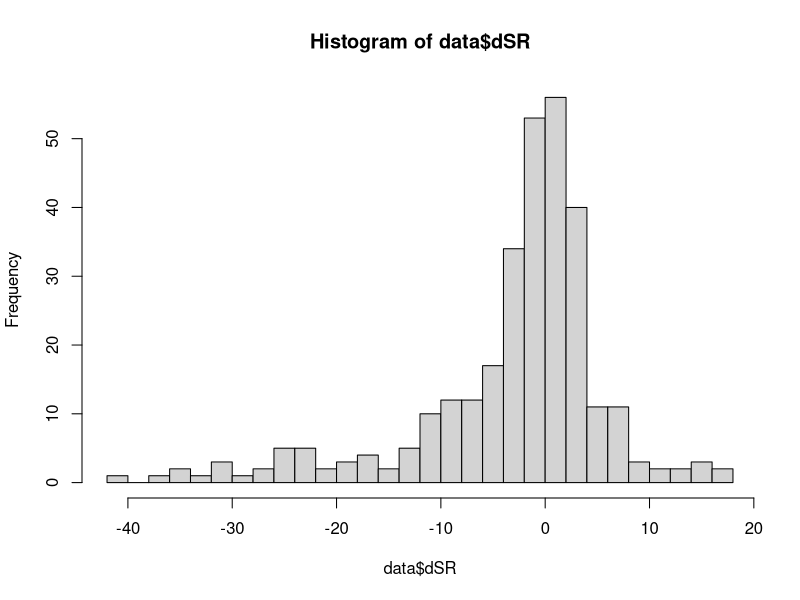
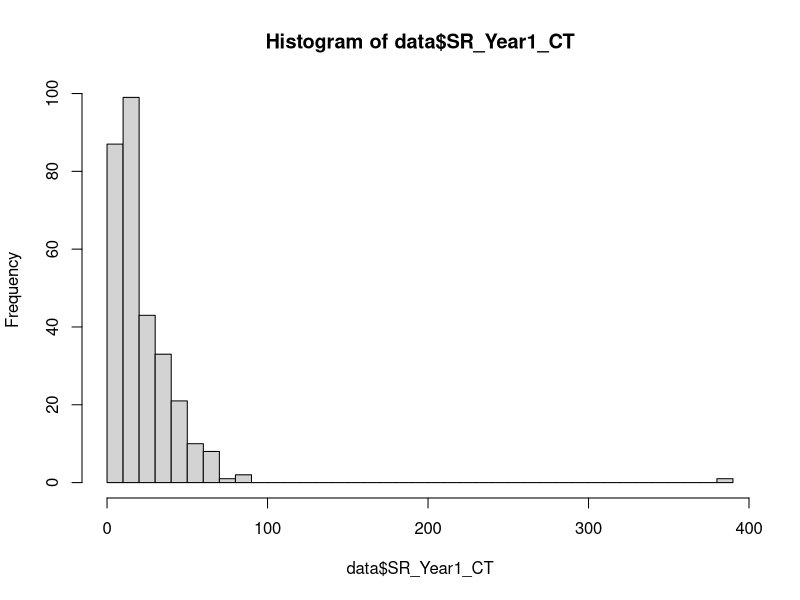
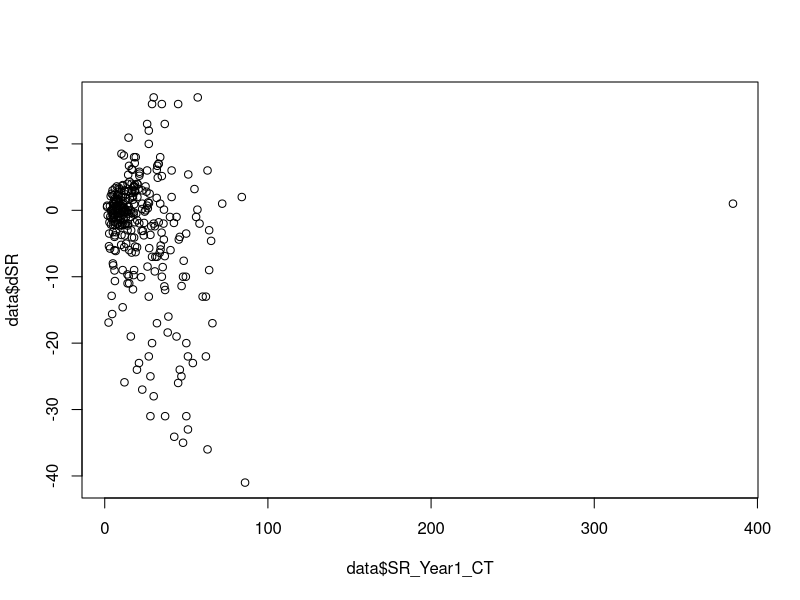
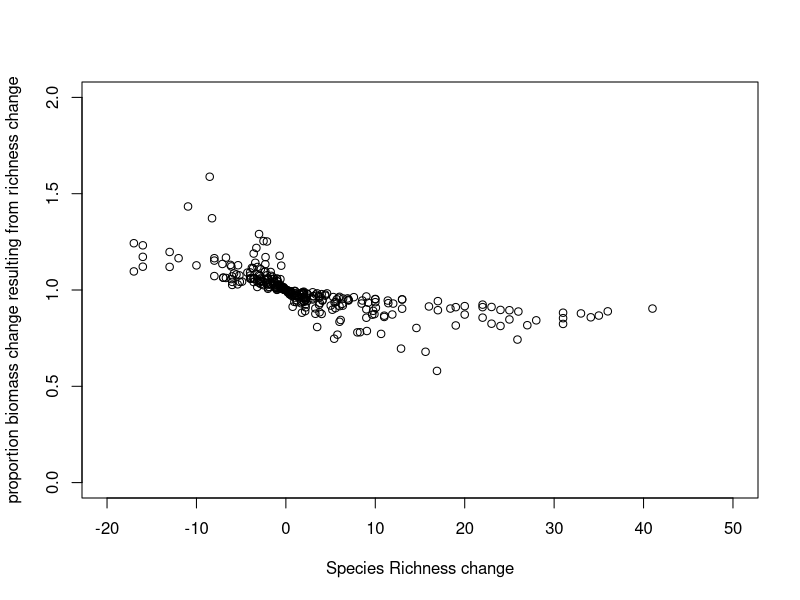
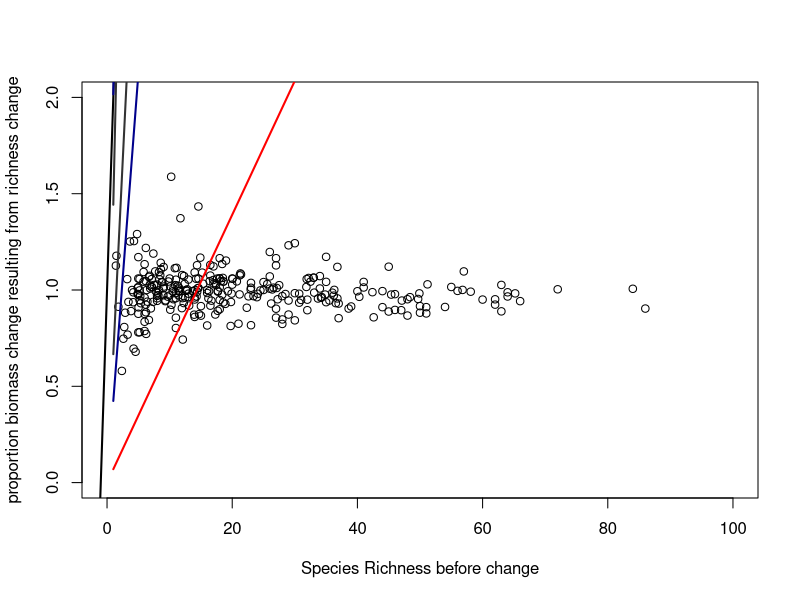
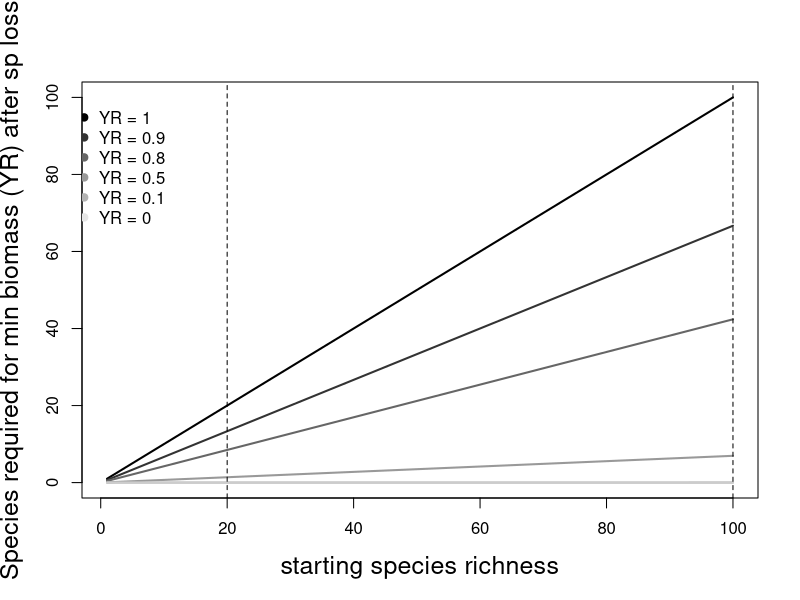
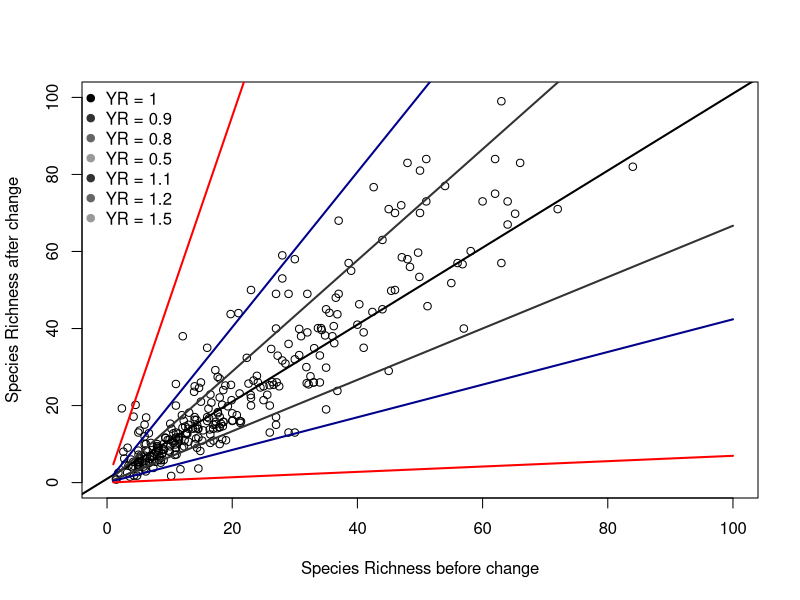
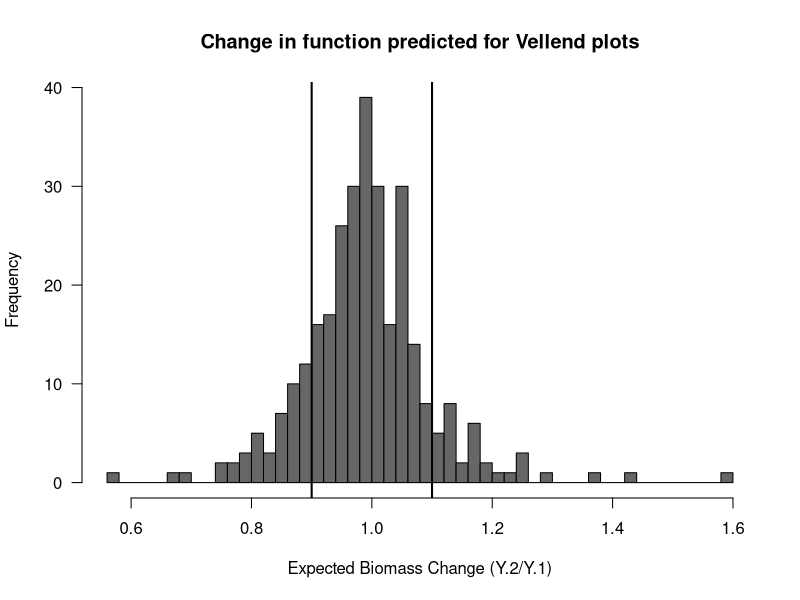

The R source for these figures, in order:
### estimating proportion of function remaining after species loss

## proportion remaining:

#Y.R <- 1 - (S.2^b)/(S.1^b)

# do some algebra, and: 

b <- 0.26 # scaling exponent
S.1 <- seq(1, 100, 1) #species richness before loss
#S.2 number of species lost
#Y.R proportion biomass remaining after species loss

S.2.func = function(Y, S.1) exp((1/b) * ( log(Y) + b*log(S.1) ))

### so what if we plot a histogram of expected biomass change due to change in diversity. This would be acheived by rearranging the S.2 function to solve for Y2, for change in richness and the starting richness. 
Y.func <- function(S.1, S.2) (S.2/S.1)^b  # Y.postloss / Y.preloss = proportion of biomass remaining


#how many species do you have to lose to lose 10% of function?
pdf(file = "figure RB.pdf", width = 6, height = 6)
plot(S.2.func(1, S.1) ~ S.1, xlim = c(1,100), ylim = c(0,100), pch = '', xlab = 'starting species richness', ylab = 'Species required for min biomass (YR) after sp loss', cex.lab = 1.5)
lines(S.2.func(1, S.1) ~ S.1, col=1, lwd = 2)
lines(S.2.func(0.9, S.1) ~ S.1, col='gray20', lwd = 2)
lines(S.2.func(0.8, S.1) ~ S.1, col='gray40', lwd = 2)
lines(S.2.func(0.5, S.1) ~ S.1, col='gray60', lwd = 2)
lines(S.2.func(0.1, S.1) ~ S.1, col='gray70', lwd = 2)
lines(S.2.func(0, S.1) ~ S.1, col='gray80', lwd = 2)
legend(-5, 100, c('YR = 1', 'YR = 0.9', 'YR = 0.8', 'YR = 0.5', 'YR = 0.1', 'YR = 0'), pch=19, col = c('black', 'gray20', 'gray40',  'gray60', 'gray70','gray90'), bty = 'n')
abline(v = 100, lty = 2, lwd = 1)
abline(v = 20, lty = 2, lwd = 1)
dev.off()

#ok, so with Y.R set at 0, we see a 1:1 line. meaning, to maintain 100% function you can lose no species. 
# Y.R = 0.05, you can have 80 species and acheive the 95% of the function of 100 specie.
# so, if Y.R = 0.5, we see that 50% function is acheived by something like 10 species; in other words, if you start with 100 species, you can lose 90 and maintain 50% of function. If you start with 40 species, you can end up with as few as 4 (or so) and still maintain 50% function. 
# if Y.R = 0.9, i.e., the post-loss community retains 10% of function, then you can lose 


### bring in vellend data

data=read.csv("./vellend.csv")
data$dSR <- data$SR_Year1_CT - data$SR_Year2_CT
hist(data$dSR, breaks = 40)
hist(data$SR_Year1_CT, breaks = 40)
plot(data$dSR ~ data$SR_Year1_CT)

pdf(file = "figure RB.pdf", width = 6, height = 6)
plot(data$SR_Year2_CT ~ data$SR_Year1_CT, ylim = c(0,100), xlim = c(0,100), xlab = 'Species Richness before change', ylab = 'Species Richness after change')
abline(a = 1, b = 1, lwd = 2)
lines(S.2.func(0.9, S.1) ~ S.1, col='gray20', lwd = 2)
lines(S.2.func(0.8, S.1) ~ S.1, col='dark blue', lwd = 2)
lines(S.2.func(0.5, S.1) ~ S.1, col='red', lwd = 2)
lines(S.2.func(1.1, S.1) ~ S.1, col='gray20', lwd = 2)
lines(S.2.func(1.2, S.1) ~ S.1, col='dark blue', lwd = 2)
lines(S.2.func(1.5, S.1) ~ S.1, col='red', lwd = 2)
legend(-5, 105, c('YR = 1', 'YR = 0.9', 'YR = 0.8', 'YR = 0.5', 'YR = 1.1', 'YR = 1.2', 'YR = 1.5'), pch=19, col = c('black', 'gray20', 'gray40',  'gray60', 'gray20', 'gray40',  'gray60'), bty = 'n')
dev.off()




pdf(file = "figure deltaY Vellend.pdf", width = 4, height = 4)
hist(Y.func(data$SR_Year2_CT, data$SR_Year1_CT), col = 'gray40', breaks = 40, main = 'Change in function predicted for Vellend plots', xlab = 'Expected Biomass Change (Y.2/Y.1)', las = 1)
abline(v = 0.9, lwd = 2)
abline(v = 1.1, lwd = 2)
dev.off()


# this shows that it's not the mangitude of change, but the combination of magnitude and where your'e starting from.
plot(Y.func(data$SR_Year2_CT, data$SR_Year1_CT) ~ I(data$SR_Year2_CT - data$SR_Year1_CT), ylim = c(0,2), xlim = c(-20,50), xlab = 'Species Richness change', ylab = 'proportion biomass change resulting from richness change')

plot(Y.func(data$SR_Year2_CT, data$SR_Year1_CT) ~ data$SR_Year1_CT, ylim = c(0,2), xlim = c(0,100), xlab = 'Species Richness before change', ylab = 'proportion biomass change resulting from richness change')

abline(a = 1, b = 1, lwd = 2)
lines(S.2.func(0.9, S.1) ~ S.1, col='gray20', lwd = 2)
lines(S.2.func(0.8, S.1) ~ S.1, col='dark blue', lwd = 2)
lines(S.2.func(0.5, S.1) ~ S.1, col='red', lwd = 2)
lines(S.2.func(1.1, S.1) ~ S.1, col='gray20', lwd = 2)
lines(S.2.func(1.2, S.1) ~ S.1, col='dark blue', lwd = 2)
lines(S.2.func(1.5, S.1) ~ S.1, col='red', lwd = 2)
legend(-5, 105, c('YR = 1', 'YR = 0.9', 'YR = 0.8', 'YR = 0.5', 'YR = 1.1', 'YR = 1.2', 'YR = 1.5'), pch=19, col = c('black', 'gray20', 'gray40',  'gray60', 'gray20', 'gray40',  'gray60'), bty = 'n')
dev.off()

### do this for Elahi et al data
data1 = read.csv("./elahidata.csv")

library(plyr)
tab1 <- ddply(data1, .(subSiteID), summarize, min(date.no))
tab2 <- ddply(data1, .(subSiteID), summarize, min(initialDate.no))
tab3 <- ddply(data1, .(subSiteID), summarize, max(date.no))
names(tab3) <- c('subSiteID', 'endDate.no')
data2 <- merge(data1, tab3, by = 'subSiteID')
data2$endRich <- ifelse(data2$date.no == data2$endDate.no, 'E','C')

data3 <- data2[data2$endRich == 'E',]
head(data3)
tab4 <- ddply(data3, .(subSiteID), summarize, max(rich))
names(tab4) <- c('subSiteID', 'endRich')
data4 <- merge(data2, tab4, by = 'subSiteID')

data4$dSR <- data4$endRich.y - data4$initialRich
hist(data4[data4$Trophic == '1',]$dSR, breaks = 40)
hist(data4[data4$Trophic == '2',]$dSR, breaks = 40)
hist(data4[data4$Trophic == '1',]$initialRich, breaks = 40)
hist(data4[data4$Trophic == '2',]$initialRich, breaks = 40)
plot(data4$dSR ~ data4$initialRich)

## for primary producers
b <- 0.26 # scaling exponent
S.1 <- seq(1, 150, 1) #species richness before loss
#S.2 number of species lost
#Y.R proportion biomass remaining after species loss
S.2 = function(Y, S.1) exp((1/b) * ( log(Y) + b*log(S.1) ))

pdf(file = "figure RBE alg.pdf", width = 6, height = 6)
plot(data4[data4$Trophic == '1',]$endRich.y ~ data4[data4$Trophic == '1',]$initialRich, pch = 19, ylim = c(0,40), xlim = c(0,40), xlab = 'Species Richness before change', ylab = 'Species Richness after change', main = ('Elahi data algae'))
abline(a = 1, b = 1, lwd = 2)
lines(S.2.func(0.9, S.1) ~ S.1, col='gray20', lwd = 2)
lines(S.2.func(0.8, S.1) ~ S.1, col='dark blue', lwd = 2)
lines(S.2.func(0.5, S.1) ~ S.1, col='red', lwd = 2)
lines(S.2.func(1.1, S.1) ~ S.1, col='gray20', lwd = 2)
lines(S.2.func(1.2, S.1) ~ S.1, col='dark blue', lwd = 2)
lines(S.2.func(1.5, S.1) ~ S.1, col='red', lwd = 2)
legend(-5, 105, c('YR = 1', 'YR = 0.9', 'YR = 0.8', 'YR = 0.5', 'YR = 1.1', 'YR = 1.2', 'YR = 1.5'), pch=19, col = c('black', 'gray20', 'gray40',  'gray60', 'gray20', 'gray40',  'gray60'), bty = 'n')
dev.off()

pdf(file = "figure deltaY Elahi alg.pdf", width = 4, height = 4)
hist(Y.func(data4[data4$Trophic == '1',]$endRich.y, data4[data4$Trophic == '1',]$initialRich), col = 'gray40',  breaks = 40, main = 'Change in function predicted for Elahi alg', xlab = 'Expected Biomass Change (Y.2/Y.1)', las = 1, cex = 1.4, xlim = c(0.5, 1.5))
abline(v = 0.9, lwd = 2)
abline(v = 1.1, lwd = 2)
dev.off()

## for grazers
b <- 0.47 # scaling exponent
S.1 <- seq(1, 100, 1) #species richness before loss
#S.2 number of species lost
#Y.R proportion biomass remaining after species loss
S.2 = function(Y, S.1) exp((1/b) * ( log(Y) + b*log(S.1) ))


pdf(file = "figure RBE herbs.pdf", width = 6, height = 6)
plot(data4[data4$Trophic == '2',]$endRich.y ~ data4[data4$Trophic == '2',]$initialRich, pch = 19, ylim = c(0,100), xlim = c(0,100), xlab = 'Species Richness before change', ylab = 'Species Richness after change', main = ('Elahi data herbivores'))
abline(a = 1, b = 1, lwd = 2)
lines(S.2.func(0.9, S.1) ~ S.1, col='gray20', lwd = 2)
lines(S.2.func(0.8, S.1) ~ S.1, col='dark blue', lwd = 2)
lines(S.2.func(0.5, S.1) ~ S.1, col='red', lwd = 2)
lines(S.2.func(1.1, S.1) ~ S.1, col='gray20', lwd = 2)
lines(S.2.func(1.2, S.1) ~ S.1, col='dark blue', lwd = 2)
lines(S.2.func(1.5, S.1) ~ S.1, col='red', lwd = 2)
legend(-5, 105, c('YR = 1', 'YR = 0.9', 'YR = 0.8', 'YR = 0.5', 'YR = 1.1', 'YR = 1.2', 'YR = 1.5'), pch=19, col = c('black', 'gray20', 'gray40',  'gray60', 'gray20', 'gray40',  'gray60'), bty = 'n')
dev.off()

pdf(file = "figure deltaY Elahi herbs.pdf", width = 4, height = 4)
hist(Y.func(data4[data4$Trophic == '2',]$endRich.y, data4[data4$Trophic == '2',]$initialRich), col = 'gray40', breaks = 40, main = 'Change in function predicted for Elahi Herbivores', xlab = 'predicted proportional change in function', las = 1, cex = 1.4)
abline(v = 0.9, lwd = 2)
abline(v = 1.1, lwd = 2)
dev.off()



## plot of all scaling functions

pdf(file = "figure 1C.pdf", width = 6, height = 4)
plot(5*S.1^b ~ S.1, pch = '', xlim = c(1, 150), ylim = c(0, 80), xlab = 'Species richness (S)', ylab = 'estimated biomass (Y)')
b <- 0.26
lines(5*S.1^b ~ S.1, lwd = 2, col = 1)

b <- 0.47
lines(5*S.1^b ~ S.1, lwd = 2, col = 'gray40')

b <- 0.52
lines(5*S.1^b ~ S.1, lwd = 2, col = 'gray60')

legend(0, 80, c('Plants and Algae', 'Aq. Herbivores', 'Aq. Detritivores'), pch=19, col = c('black', 'gray40', 'gray60'), bty = 'n')
dev.off()
